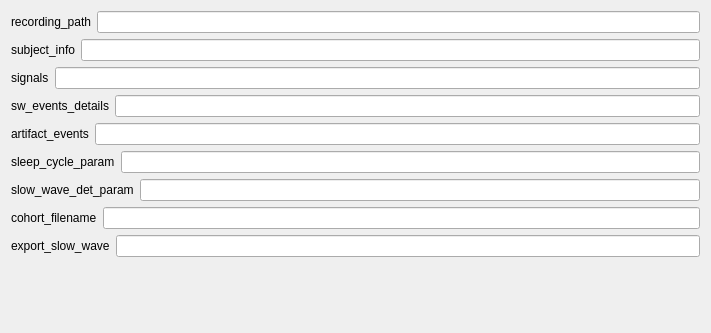
<?xml version="1.0" encoding="UTF-8"?>
<ui version="4.0">
 <class>SlowWavesDetailsSettingsView</class>
 <widget class="QWidget" name="SlowWavesDetailsSettingsView">
  <property name="geometry">
   <rect>
    <x>0</x>
    <y>0</y>
    <width>711</width>
    <height>333</height>
   </rect>
  </property>
  <property name="windowTitle">
   <string>Form</string>
  </property>
  <layout class="QVBoxLayout" name="verticalLayout">
   <item>
    <layout class="QHBoxLayout" name="recording_path_horizontalLayout">
     <item>
      <widget class="QLabel" name="recording_path_label">
       <property name="text">
        <string>recording_path</string>
       </property>
      </widget>
     </item>
     <item>
      <widget class="QLineEdit" name="recording_path_lineedit"/>
     </item>
    </layout>
   </item><item>
    <layout class="QHBoxLayout" name="subject_info_horizontalLayout">
     <item>
      <widget class="QLabel" name="subject_info_label">
       <property name="text">
        <string>subject_info</string>
       </property>
      </widget>
     </item>
     <item>
      <widget class="QLineEdit" name="subject_info_lineedit"/>
     </item>
    </layout>
   </item><item>
    <layout class="QHBoxLayout" name="signals_horizontalLayout">
     <item>
      <widget class="QLabel" name="signals_label">
       <property name="text">
        <string>signals</string>
       </property>
      </widget>
     </item>
     <item>
      <widget class="QLineEdit" name="signals_lineedit"/>
     </item>
    </layout>
   </item><item>
    <layout class="QHBoxLayout" name="sw_events_details_horizontalLayout">
     <item>
      <widget class="QLabel" name="sw_events_details_label">
       <property name="text">
        <string>sw_events_details</string>
       </property>
      </widget>
     </item>
     <item>
      <widget class="QLineEdit" name="sw_events_details_lineedit"/>
     </item>
    </layout>
   </item><item>
    <layout class="QHBoxLayout" name="artifact_events_horizontalLayout">
     <item>
      <widget class="QLabel" name="artifact_events_label">
       <property name="text">
        <string>artifact_events</string>
       </property>
      </widget>
     </item>
     <item>
      <widget class="QLineEdit" name="artifact_events_lineedit"/>
     </item>
    </layout>
   </item><item>
    <layout class="QHBoxLayout" name="sleep_cycle_param_horizontalLayout">
     <item>
      <widget class="QLabel" name="sleep_cycle_param_label">
       <property name="text">
        <string>sleep_cycle_param</string>
       </property>
      </widget>
     </item>
     <item>
      <widget class="QLineEdit" name="sleep_cycle_param_lineedit"/>
     </item>
    </layout>
   </item><item>
    <layout class="QHBoxLayout" name="slow_wave_det_param_horizontalLayout">
     <item>
      <widget class="QLabel" name="slow_wave_det_param_label">
       <property name="text">
        <string>slow_wave_det_param</string>
       </property>
      </widget>
     </item>
     <item>
      <widget class="QLineEdit" name="slow_wave_det_param_lineedit"/>
     </item>
    </layout>
   </item><item>
    <layout class="QHBoxLayout" name="cohort_filename_horizontalLayout">
     <item>
      <widget class="QLabel" name="cohort_filename_label">
       <property name="text">
        <string>cohort_filename</string>
       </property>
      </widget>
     </item>
     <item>
      <widget class="QLineEdit" name="cohort_filename_lineedit"/>
     </item>
    </layout>
   </item><item>
    <layout class="QHBoxLayout" name="export_slow_wave_horizontalLayout">
     <item>
      <widget class="QLabel" name="export_slow_wave_label">
       <property name="text">
        <string>export_slow_wave</string>
       </property>
      </widget>
     </item>
     <item>
      <widget class="QLineEdit" name="export_slow_wave_lineedit"/>
     </item>
    </layout>
   </item>
   <item>
    <spacer name="verticalSpacer">
     <property name="orientation">
      <enum>Qt::Vertical</enum>
     </property>
     <property name="sizeHint" stdset="0">
      <size>
       <width>20</width>
       <height>40</height>
      </size>
     </property>
    </spacer>
   </item>
  </layout>
 </widget>
 <resources/>
 <connections/>
 </ui>
